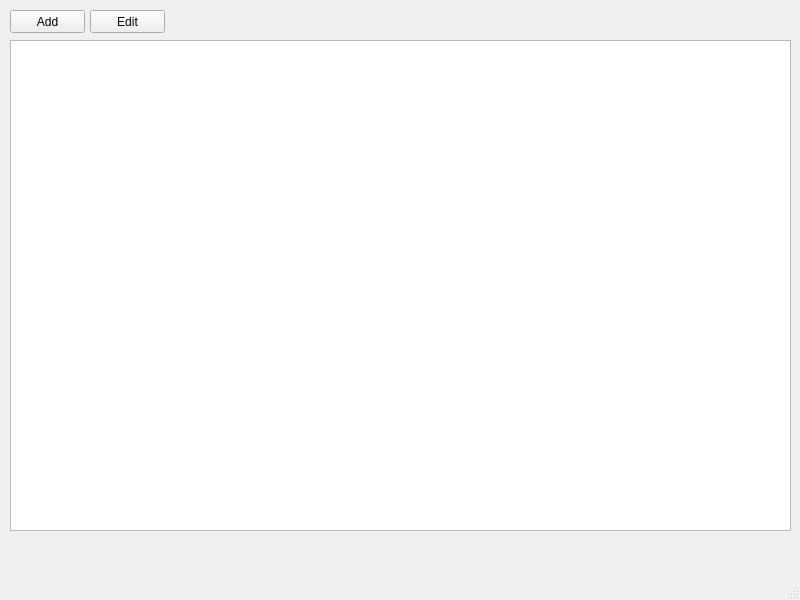
<?xml version="1.0" encoding="UTF-8"?>
<ui version="4.0">
 <class>MainWindow</class>
 <widget class="QMainWindow" name="MainWindow">
  <property name="geometry">
   <rect>
    <x>0</x>
    <y>0</y>
    <width>800</width>
    <height>600</height>
   </rect>
  </property>
  <property name="windowTitle">
   <string>MainWindow</string>
  </property>
  <widget class="QWidget" name="centralwidget">
   <widget class="QTableWidget" name="tableWidget">
    <property name="geometry">
     <rect>
      <x>10</x>
      <y>40</y>
      <width>781</width>
      <height>491</height>
     </rect>
    </property>
   </widget>
   <widget class="QPushButton" name="pushButton">
    <property name="geometry">
     <rect>
      <x>10</x>
      <y>10</y>
      <width>75</width>
      <height>23</height>
     </rect>
    </property>
    <property name="text">
     <string>Add</string>
    </property>
   </widget>
   <widget class="QPushButton" name="pushButton_2">
    <property name="geometry">
     <rect>
      <x>90</x>
      <y>10</y>
      <width>75</width>
      <height>23</height>
     </rect>
    </property>
    <property name="text">
     <string>Edit</string>
    </property>
   </widget>
   <widget class="QLabel" name="error">
    <property name="geometry">
     <rect>
      <x>10</x>
      <y>540</y>
      <width>781</width>
      <height>16</height>
     </rect>
    </property>
    <property name="text">
     <string/>
    </property>
   </widget>
  </widget>
  <widget class="QMenuBar" name="menubar">
   <property name="geometry">
    <rect>
     <x>0</x>
     <y>0</y>
     <width>800</width>
     <height>21</height>
    </rect>
   </property>
  </widget>
  <widget class="QStatusBar" name="statusbar"/>
 </widget>
 <resources/>
 <connections/>
</ui>
